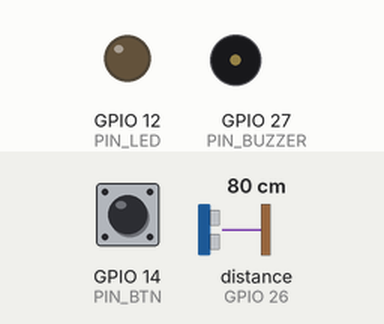
A sketch run on a simulated ESP32. Parts: output pins drawn as LEDs (lit = HIGH), buzzer (waves = sounding, pin HIGH). The inputs (shaded band) are chosen by the test bench; at power-on: GPIO 14 (PIN_BTN) HIGH, distance to the obstacle (sensor on GPIO 26) 80 cm. The echo pulse lasts 58.3 µs per cm; WiFi joins after 1.5 s; servers stay silent unless stated; pins used as bus, display or sensor lines are not drawn; what the sketch prints to the serial monitor is not drawn.

Above: at 2.9 s.
3.0 s: GPIO 14 (PIN_BTN) pulled LOW for 0.15 s
At 4.2 s:
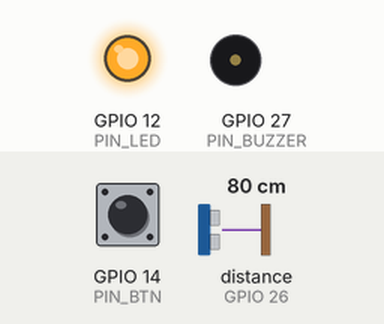
4.6 s: distance to the obstacle (sensor on GPIO 26) set to 12 cm
6.1 s: distance to the obstacle (sensor on GPIO 26) set to 9 cm
At 6.6 s:
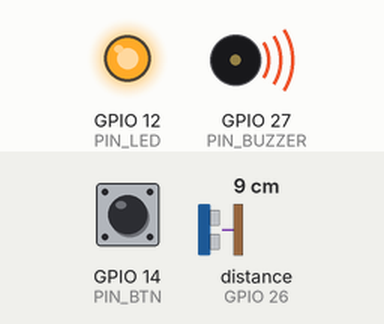
9.1 s: GPIO 14 (PIN_BTN) pulled LOW for 1 s
At 10.4 s:
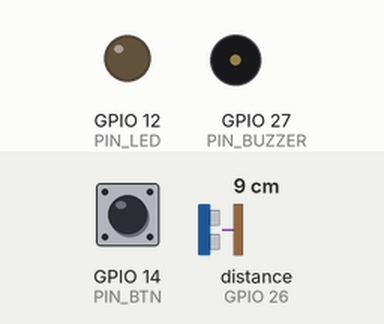
11.6 s: GPIO 14 (PIN_BTN) pulled LOW for 3.2 s
At 11.9 s:
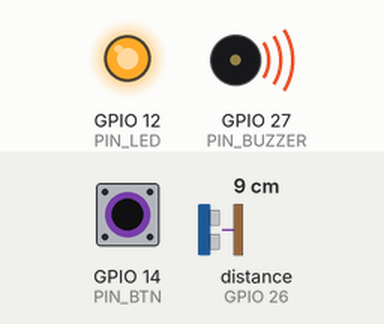
Timing chart, 0 to 14.6 s (numbered marks = the images above; inputs shaded):
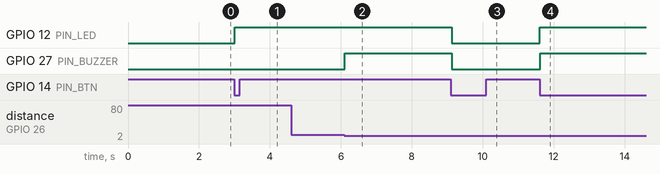

Measured:
- the behaviour switches between 11 and 10 cm on distance to the obstacle (sensor on GPIO 26) (found by bisection; images 1 and 2)
- after the input at 3.0 s, GPIO 12 (PIN_LED): LOW → HIGH at once
- after the input at 4.6 s, every drawn part: stays the same
- after the input at 6.1 s, GPIO 27 (PIN_BUZZER): LOW → HIGH at once
- after the input at 9.1 s, GPIO 12 (PIN_LED), GPIO 27 (PIN_BUZZER): HIGH → LOW at once
- after the input at 11.6 s, GPIO 12 (PIN_LED), GPIO 27 (PIN_BUZZER): LOW → HIGH at once

The sketch:

ProjetoPratico_NR10.ino
```cpp
/**
 *
 * Bibliotecas necessárias:
 *   - WiFi (ESP32)
 *   - WiFiClientSecure (ESP32)
 *   - HTTPClient (ESP32)
 *   - SPI
 *   - MFRC522 by Miguel Balboa
 */

#include <WiFi.h>
#include <WiFiClientSecure.h>   //
#include <HTTPClient.h>
#include <SPI.h>
#include <MFRC522.h>

// --------- CONFIG Wi-Fi ---------
const char* WIFI_SSID = "INSIRA_SSID";
const char* WIFI_PASS = "INSIRA_SENHA";

// --------- CONFIG CSV / ÁREA ---------
const char* CSV_URL = "https://raw.githubusercontent.com/carlos-metalzin/Controle_Acesso_RFID/main/usuarios.csv";

// Identificador da área desse leitor
const char* AREA_ID = "AREA1";

// --------- Pinos ESP32 (AJUSTE CONFORME SEU HARDWARE) ---------
const uint8_t PIN_BTN    = 14;  // GPIO14 - botão (com pull-up interno)
const uint8_t PIN_LED    = 12;  // GPIO12 - LED de status
const uint8_t PIN_BUZZER = 27;  // GPIO27 - buzzer

// HC-SR04
const uint8_t PIN_TRIG   = 25;  // GPIO25 - TRIG
const uint8_t PIN_ECHO   = 26;  // GPIO26 - ECHO

// MFRC522 - SPI padrão ESP32
// SCK  -> GPIO18
// MISO -> GPIO19
// MOSI -> GPIO23
// SDA(SS) -> GPIO5
// RST -> GPIO22
const uint8_t PIN_SS     = 5;   // SDA/SS do MFRC522
const uint8_t PIN_RST    = 22;  // RST do MFRC522

MFRC522 rfid(PIN_SS, PIN_RST);

// ---------- Parâmetros ----------
const unsigned long BTN_DEBOUNCE_MS = 40;
const unsigned long SILENCIO_MS     = 10000; // após cartão válido, tempo de silêncio
const unsigned long PULSE_TRIG_US   = 10;
const unsigned long TIMEOUT_ECHO_US = 25000; // ~4m máx

const unsigned int  DIST_LIMIT_CM   = 10; // distância para disparar alarme

// ---------- Estado ----------
bool modoAtivo          = false;
bool alarmeSoando       = false;
unsigned long tUltBtn   = 0;
bool btnEstadoAnterior  = HIGH; // com pull-up, HIGH = solto
unsigned long silencioAte = 0;

// ---------- Funções auxiliares de hardware ----------
unsigned int medeDistanciaCm() {
  // Pulso de trigger
  digitalWrite(PIN_TRIG, LOW);
  delayMicroseconds(2);
  digitalWrite(PIN_TRIG, HIGH);
  delayMicroseconds(PULSE_TRIG_US);
  digitalWrite(PIN_TRIG, LOW);

  // mede o tempo do echo HIGH
  unsigned long dur = pulseIn(PIN_ECHO, HIGH, TIMEOUT_ECHO_US);
  if (dur == 0) return 9999; // timeout -> muito longe/sem eco

  // Conversão: velocidade do som ~343 m/s => 29.1 us por cm ida+volta; divide por 58
  unsigned int cm = (unsigned int)(dur / 58);
  return cm;
}

void buzzerOn()  { digitalWrite(PIN_BUZZER, HIGH); alarmeSoando = true; }
void buzzerOff() { digitalWrite(PIN_BUZZER, LOW);  alarmeSoando = false; }

String uidToHex(const MFRC522::Uid& uid) {
  String s;
  for (byte i = 0; i < uid.size; i++) {
    if (uid.uidByte[i] < 0x10) s += "0";
    s += String(uid.uidByte[i], HEX);
  }
  s.toUpperCase();
  return s;
}

// ---------- Helpers de String ----------
String trimEspacos(const String& str) {
  String s = str;
  s.trim();
  return s;
}

/// Divide linha CSV e pega APENAS as 3 primeiras colunas: uid, area, treinamento
void splitLinhaCSV(const String& linha, String& col1, String& col2, String& col3) {
  int p1 = linha.indexOf(',');          // fim da 1ª coluna
  if (p1 < 0) {
    col1 = trimEspacos(linha);
    col2 = "";
    col3 = "";
    return;
  }

  int p2 = linha.indexOf(',', p1 + 1);  // fim da 2ª coluna

  col1 = trimEspacos(linha.substring(0, p1));  // uid

  if (p2 < 0) {
    // Só tem 2 colunas
    col2 = trimEspacos(linha.substring(p1 + 1));
    col3 = "";
    return;
  }

  col2 = trimEspacos(linha.substring(p1 + 1, p2));  // area

  // Agora vamos procurar a 3ª coluna (treinamento)
  int p3 = linha.indexOf(',', p2 + 1);  // pode existir 4ª coluna (nome) ou não

  if (p3 < 0) {
    // Não tem mais vírgula, então o resto da linha é só treinamento
    col3 = trimEspacos(linha.substring(p2 + 1));
  } else {
    // Tem mais coisa depois (ex.: nome), pegamos só até a próxima vírgula
    col3 = trimEspacos(linha.substring(p2 + 1, p3));
  }
}


// ---------- Verificação remota no CSV ----------
// Retorna true se o UID tiver treinamento OK para AREA_ID
bool verificaTreinamentoRemoto(const String& uidHex) {
  if (WiFi.status() != WL_CONNECTED) {
    Serial.println(F("[NET] WiFi desconectado, não foi possível consultar CSV."));
    return false;
  }

  // ✅ Usar WiFiClientSecure para HTTPS (GitHub)
  WiFiClientSecure client;
  client.setInsecure();  // aceita qualquer certificado (OK pra teste / projeto interno)

  HTTPClient http;

  Serial.print(F("[NET] Baixando CSV de: "));
  Serial.println(CSV_URL);

  if (!http.begin(client, CSV_URL)) {
    Serial.println(F("[NET] Falha em http.begin()"));
    return false;
  }

  int httpCode = http.GET();
  Serial.print(F("[NET] httpCode = "));
  Serial.println(httpCode);

  if (httpCode <= 0) {
    Serial.print(F("[NET] Erro HTTPClient: "));
    Serial.println(http.errorToString(httpCode));  //  mostra texto do erro (ex: connection lost)
    http.end();
    return false;
  }

  if (httpCode != HTTP_CODE_OK) {
    Serial.print(F("[NET] HTTP code inesperado: "));
    Serial.println(httpCode);
    http.end();
    return false;
  }

  String csv = http.getString();
  http.end();

  // Percorre o CSV linha por linha
  int start = 0;
  bool primeiraLinha = true;

  while (true) {
    int end = csv.indexOf('\n', start);
    if (end == -1) end = csv.length();

    String linha = csv.substring(start, end);
    linha.trim();
    start = end + 1;

    if (linha.length() == 0) {
      if (end >= (int)csv.length()) break;
      continue;
    }

    // pula header
    if (primeiraLinha) {
      primeiraLinha = false;
      continue;
    }

    String colUID, colArea, colTreino;
    splitLinhaCSV(linha, colUID, colArea, colTreino);

    // Normaliza para maiúsculas
    colUID.toUpperCase();
    colArea.toUpperCase();
    colTreino.toUpperCase();

    String areaLocal = String(AREA_ID);
    areaLocal.toUpperCase();

    if (colUID == uidHex && colArea == areaLocal) {
      Serial.print(F("[CSV] Encontrado UID na area: "));
      Serial.print(colUID); Serial.print(" / "); Serial.println(colArea);

      if (colTreino == "OK" || colTreino == "1") {
        Serial.println(F("[CSV] Treinamento OK. Acesso liberado."));
        return true;
      } else {
        Serial.println(F("[CSV] Treinamento NAO OK. Acesso negado."));
        return false;
      }
    }

    if (end >= (int)csv.length()) break;
  }

  Serial.println(F("[CSV] UID nao encontrado para esta area."));
  return false;
}

// ---------- RFID ----------
void tentaLerRFID() {
  if (!rfid.PICC_IsNewCardPresent()) return;
  if (!rfid.PICC_ReadCardSerial())   return;

  String uidHex = uidToHex(rfid.uid);

  // UID em HEX no terminal
  Serial.print(F("[RFID] UID HEX: "));
  Serial.println(uidHex);

  Serial.print(F("[RFID] Bytes: "));
  for (byte i = 0; i < rfid.uid.size; i++) {
    Serial.print("0x");
    if (rfid.uid.uidByte[i] < 0x10) Serial.print("0");
    Serial.print(rfid.uid.uidByte[i], HEX);
    Serial.print(" ");
  }
  Serial.println();

  // Consulta remota no CSV
  bool autorizado = verificaTreinamentoRemoto(uidHex);

  if (autorizado) {
    Serial.println(F("[RFID] Cartao autorizado e com treinamento. Silenciando alarme."));
    buzzerOff();
    silencioAte = millis() + SILENCIO_MS;
  } else {
    Serial.println(F("[RFID] Cartao NAO autorizado (ou sem treinamento)."));
  }

  rfid.PICC_HaltA();
  rfid.PCD_StopCrypto1();
}

// ---------- Botão ----------
void atualizaBotaoToggle() {
  bool leitura = digitalRead(PIN_BTN); // HIGH=solto (pull-up), LOW=pressionado
  unsigned long agora = millis();

  // detecção de borda com debounce
  if (leitura != btnEstadoAnterior && (agora - tUltBtn) > BTN_DEBOUNCE_MS) {
    tUltBtn = agora;
    btnEstadoAnterior = leitura;

    if (leitura == LOW) { // borda de pressão
      modoAtivo = !modoAtivo;
      digitalWrite(PIN_LED, modoAtivo ? HIGH : LOW);
      Serial.print(F("[BOTAO] Modo ativo: "));
      Serial.println(modoAtivo ? F("SIM") : F("NAO"));
      if (!modoAtivo) {
        buzzerOff();
      }
    }
  }
}

// ---------- Setup / Loop ----------
void setup() {
  Serial.begin(115200);
  delay(100);

  // Pinos
  pinMode(PIN_BTN,    INPUT_PULLUP);
  pinMode(PIN_LED,    OUTPUT);
  pinMode(PIN_BUZZER, OUTPUT);
  pinMode(PIN_TRIG,   OUTPUT);
  pinMode(PIN_ECHO,   INPUT);

  digitalWrite(PIN_LED, LOW);
  buzzerOff();

  // Wi-Fi
  Serial.println();
  Serial.print(F("Conectando ao Wi-Fi: "));
  Serial.println(WIFI_SSID);
  WiFi.begin(WIFI_SSID, WIFI_PASS);

  while (WiFi.status() != WL_CONNECTED) {
    delay(500);
    Serial.print(".");
  }
  Serial.println();
  Serial.print(F("Wi-Fi conectado. IP: "));
  Serial.println(WiFi.localIP());

  // SPI + RFID (pinos SPI padrão do ESP32: 18,19,23)
  SPI.begin(18, 19, 23);
  rfid.PCD_Init();
  delay(50);

  Serial.println(F("Sistema iniciado. Pressione o botao para ativar/desativar."));
  Serial.println(F("Aproxime um cartao para verificacao no CSV remoto."));
}

void loop() {
  // 1) Leitura do botão (toggle do modo)
  atualizaBotaoToggle();

  // 2) Se estiver ativo, processa sensores/alarme
  if (modoAtivo) {
    // Se está no período de silêncio pós-autorização, apenas verifica RFID (pode renovar silêncio)
    if (millis() < silencioAte) {
      tentaLerRFID();
      delay(20);
      return;
    }

    // Mede distância
    unsigned int dist = medeDistanciaCm();
    // Serial.println(dist); // debug, se quiser

    // Buzzer SÓ depende do sensor de presença:
    if (dist <= DIST_LIMIT_CM) {
      if (!alarmeSoando) buzzerOn();
    } else {
      if (alarmeSoando) buzzerOff();
    }

    // Verifica RFID (pode silenciar o alarme)
    if (alarmeSoando) {
      tentaLerRFID();
    } else {
      tentaLerRFID();
    }
  }

  delay(20);
}
```
